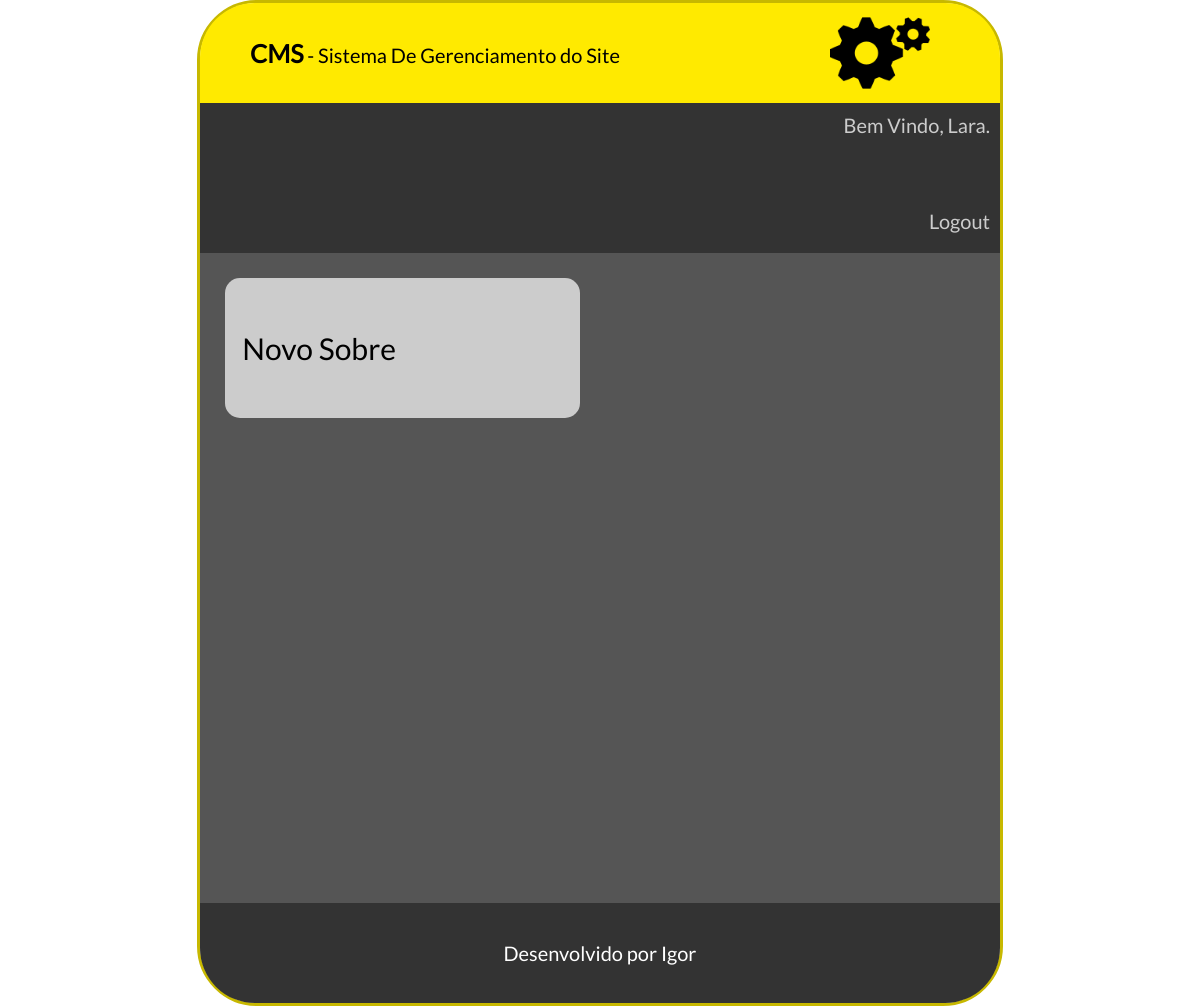
The app's page /cms/adminsobre.php (signed in), older data.
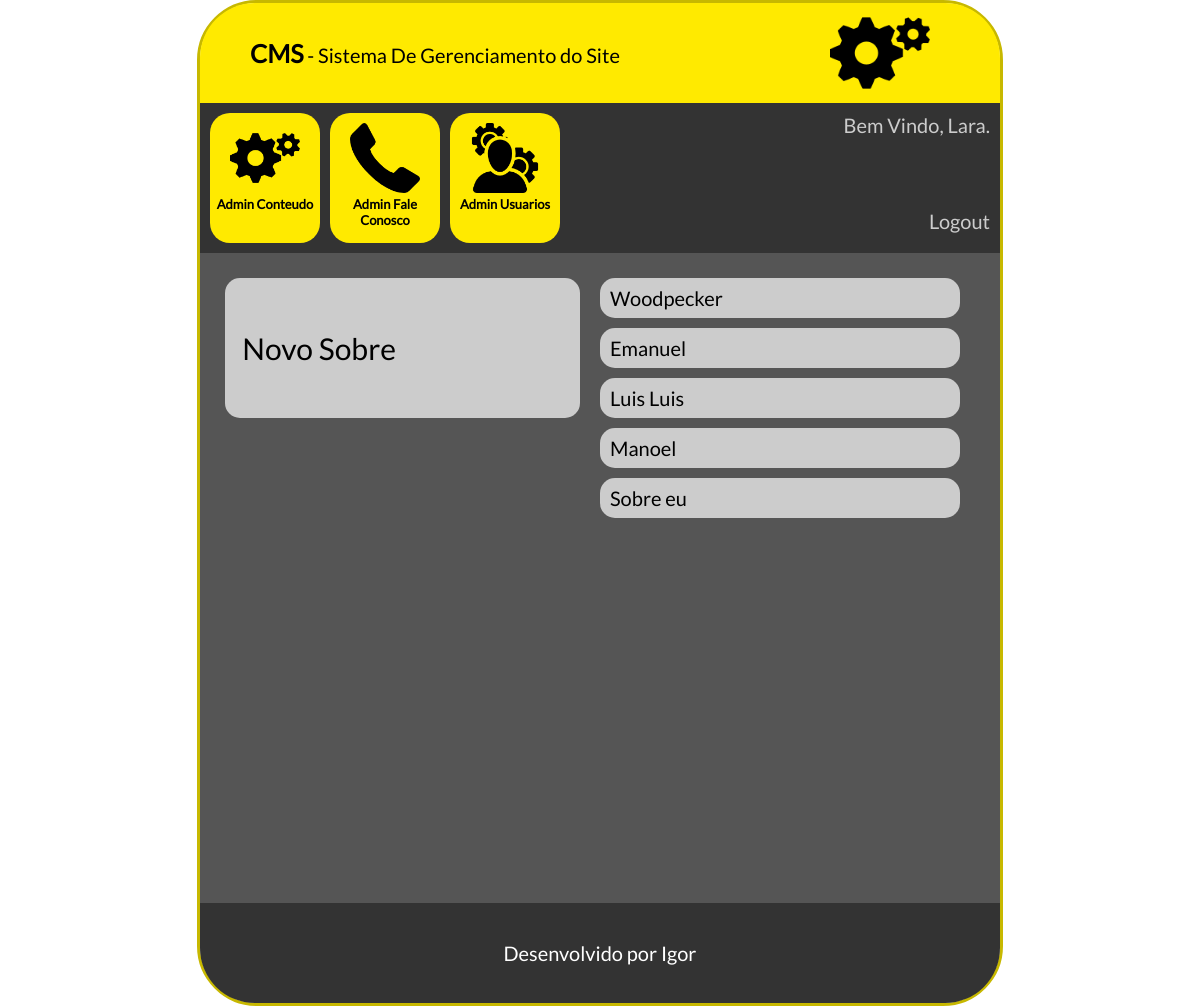
The same page, newer data.
### tables this page shows
CREATE TABLE `tbl_usuarios` (
  `id` int(11) NOT NULL AUTO_INCREMENT,
  `nome` varchar(100) NOT NULL,
  `senha` varchar(100) NOT NULL,
  `id_nivel` int(11) NOT NULL,
  `ativo` int(11) NOT NULL,
  PRIMARY KEY (`id`),
  UNIQUE KEY `nome_UNIQUE` (`nome`),
  KEY `fk_usuarios_niveis_idx` (`id_nivel`),
  CONSTRAINT `fk_usuarios_niveis` FOREIGN KEY (`id_nivel`) REFERENCES `tbl_niveis` (`id`) ON DELETE NO ACTION ON UPDATE NO ACTION
);

CREATE TABLE `tbl_sobre` (
  `id` int(11) NOT NULL AUTO_INCREMENT,
  `nome` varchar(200) NOT NULL,
  `sobre` longtext NOT NULL,
  `ativo` int(11) NOT NULL,
  PRIMARY KEY (`id`,`nome`)
);

### cms/conexao.php (called while the page is built)
<?php
    function conexaoDb(){
        $host = "localhost";
        $database = "db_banca";
        $user = "root";
        $password = "bcd127";
        if(!$conexao = mysqli_connect($host,$user,$password,$database)){
            echo('Erro na conexão com o Banco de Dados');
        }
        return $conexao;
    }
?>

### cms/adminsobre.php (the view, shortened to what this page needs)
<?php
    include_once "db.php";
    $selectLogin = selectUsuarioBanco($_SESSION["idLogin"]);
    $rsLogado = mysqli_fetch_array($selectLogin);
    $nomeLogado = $rsLogado["nome"];
    $idNivelLogado = $rsLogado["id_nivel"];
    $selectNivelUsuario = selectNivelBanco($idNivelLogado);
    $rsNivelLogado = mysqli_fetch_array($selectNivelUsuario);
    $nivelLogado = $rsNivelLogado["nome"];
    $select = selectSobresBanco();
?>
<!doctype html>
<html lang="pt-br">
	<head>
        <link rel="stylesheet" type="text/css" href="css/style.css">
	</head>
	<body>
        <main id="caixaPrincipal">
            <div id="caixaLogo">
                <span class="textoGrande">CMS</span> - Sistema De Gerenciamento do Site
                <div id="logo"><img src="icones/config.png"></div>
            </div>
            <div id="caixaOpcoes">
                <?php pegarItens($nivelLogado); ?>
                <div id="caixaUsuario">
                    Bem Vindo, <?php echo($nomeLogado)?>.<br><br><br><br>
                    <a href="../login.php?modo=logout"><span class="branco">Logout</span></a>
                </div>
            </div>
            <div id="caixaConteudo">
                <div class=colunaConteudo>
                    <a href="cadastrarsobre.php">
                        <div class="caixaOpcao">
                             &nbsp;&nbsp; Novo Sobre
                        </div>
                    </a>
                </div>
                <div class=colunaConteudoContatoNivel>
                    <?php
                    while($rsSobre = mysqli_fetch_array($select)){
                    ?>
                        <div class="usuarioNivel">
                             <?php echo($rsSobre['nome'])?>
                        </div>
                    <?php } ?>
                </div>
            </div>
            <footer id="rodape">
                Desenvolvido por Igor
            </footer>
        </main>
    </body>
</html>

### cms/db.php (shortened to what this page needs)
<?php
    include_once "conexao.php";
    function selectUsuarioBanco($id){
        $sql = "SELECT * from tbl_usuarios WHERE id=". $id;
        return mysqli_query(conexaoDb(), $sql);
    }
    function selectNivelBanco($id){
        $sql = "SELECT * from tbl_niveis WHERE id=" . $id;
        return mysqli_query(conexaoDb(), $sql);
    }
    function selectSobresBanco(){
        $sql = "SELECT * from tbl_sobre";
        return mysqli_query(conexaoDb(), $sql);
    }
	function pegarItens($nivel){
		if($nivel == "Administrador"){
			echo('<a href="adminconteudo.php">
                    <div class="caixaItem">
                        <img src="icones/config.png"><br>
                        Admin Conteudo
                    </div>
                </a>
                <a href="faleconosco.php">
                    <div class="caixaItem">
                        <img src="icones/contato.png"><br>
                        Admin Fale Conosco
                    </div>
                </a>
                <a href="produtos.php">
                    <div class="caixaItem">
                        <img src="icones/produtos.png"><br>
                        Admin Produtos
                    </div>
                </a>
                <a href="usuarios.php">
                    <div class="caixaItem">
                        <img src="icones/admin.png"><br>
                        Admin Usuarios
                    </div>
                </a>');
		}else if ($nivel == "Operador"){
			echo('<a href="adminconteudo.php">
                    <div class="caixaItem">
                        <img src="icones/config.png"><br>
                        Admin Conteudo
                    </div>
                </a>
                <a href="faleconosco.php">
                    <div class="caixaItem">
                        <img src="icones/contato.png"><br>
                        Admin Fale Conosco
                    </div>
                </a>
				<a href="usuarios.php">
                    <div class="caixaItem">
                        <img src="icones/admin.png"><br>
                        Admin Usuarios
                    </div>
                </a>');
		}
	}
?>

### cms/css/style.css (style rules this page uses)
* { margin: 0px; padding: 0px; text-decoration: none; font-family: lato; font-size: 20px; }
.branco { color: #cccccc; }
.textoGrande { font-size: 25px; font-weight: bold; }
#caixaPrincipal { height: 1000px; width: 800px; margin-left: auto; margin-right: auto; border-radius: 60px; border: solid 3px #c7b800; }
#caixaLogo { height: 100px; width: 700px; background-color: #ffea00; border-top-left-radius: 55px; border-top-right-radius: 55px;; line-height: 100px; padding-left: 50px; padding-right: 50px; }
#logo { height: 100px; width: 100px; margin-right: 20px; float: right; }
#logo img { max-height: 100px; max-width: 100px; margin-right: 0px; transition: 0.2s; }
#caixaOpcoes { height: 130px; width: 780px; padding: 10px; background-color: #333333; }
.caixaItem { height: 110px; width: 110px; font-weight: bold; font-size: 13px; background-color: #ffea00; text-align: center; float: left; margin-right: 10px; padding-top: 10px; padding-bottom: 10px; border-radius: 20px; transition: 0.2s; color: #000000; }
.caixaItem img { height: 70px; width: 70px; }
#caixaUsuario { color: #cccccc; text-align: right; float: right; }
#caixaConteudo { height: 600px; width: 750px; padding: 25px; background-color: #555555; }
.colunaConteudo, .colunaConteudoContatoNivel { height: 600px; width: 375px; float: left; }
.colunaConteudoContatoNivel { overflow: auto; }
.caixaOpcao { height: 140px; width: 355px; line-height: 140px; margin-bottom: 10px; background-color: #cccccc; font-size: 30px; border-radius: 15px; transition: 0.2s; color: #000000; }
.usuarioNivel { height: 40px; width: 350px; line-height: 40px; padding-left: 10px; margin-bottom: 10px; background-color: #cccccc; font-size: 20px; border-radius: 15px; transition: 0.2s; }
#rodape { height: 100px; width: 800px; border-bottom-left-radius: 55px; border-bottom-right-radius: 55px; background-color: #333333; text-align: center; line-height: 100px; color: #ffffff; }

Row changes from the older to the newer data that the page shows:
added tbl_sobre: nome "Woodpecker"
added tbl_sobre: nome "Emanuel"
added tbl_sobre: nome "Luis Luis"
added tbl_sobre: nome "Manoel"
added tbl_sobre: nome "Sobre eu"
Text that changed along with them:
text now shown: "Admin Conteudo Admin Fale Conosco Admin Usuarios"
